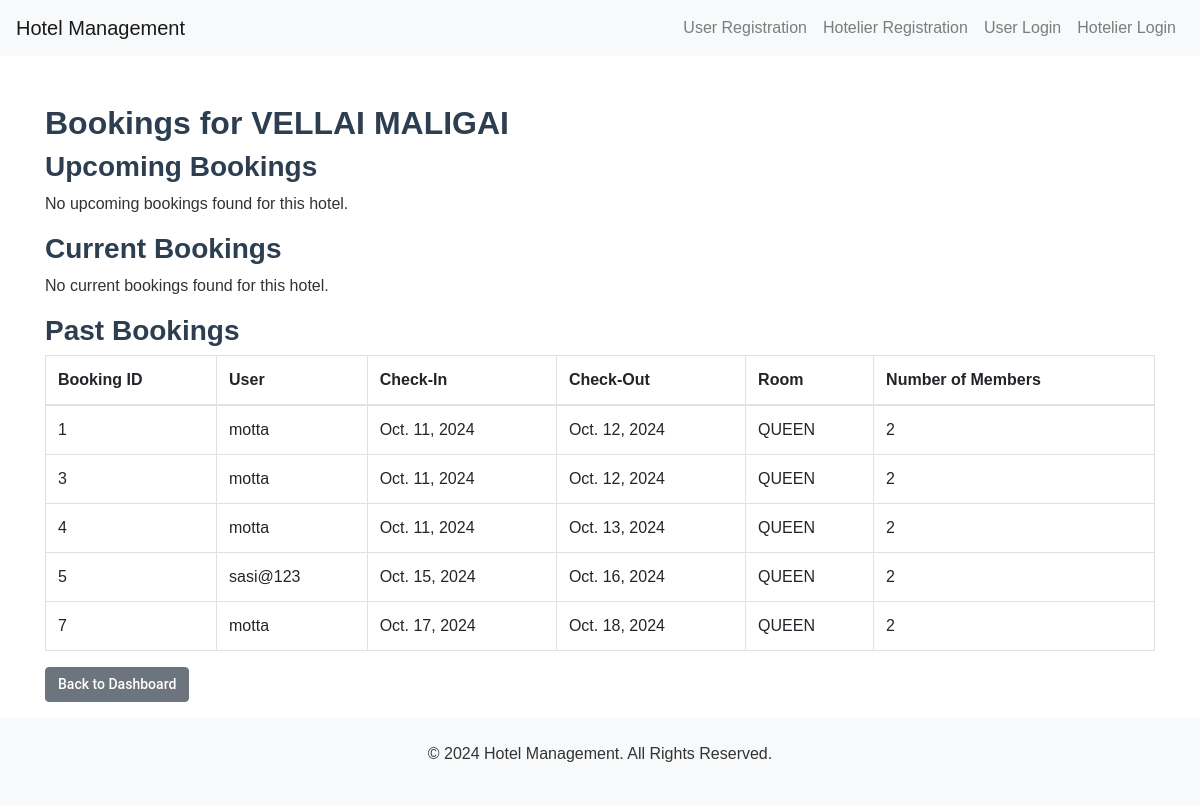
Page /hotel/1/bookings/ on the committed database.
### hotel/models.py (models this page shows, shortened)
class Hotel(models.Model):
    name = models.CharField(max_length=100)
    location = models.CharField(max_length=255)
    ratings = models.DecimalField(max_digits=3, decimal_places=1)
    hotel_facilities = models.TextField(null=True, blank=True)
    image = models.ImageField(upload_to='hotels/')
    hotelier = models.ForeignKey(CustomUser, on_delete=models.CASCADE,default=1)

class Booking(models.Model):
    user = models.ForeignKey(CustomUser, on_delete=models.CASCADE)
    room = models.ForeignKey(Room, on_delete=models.CASCADE)
    check_in = models.DateField()
    check_out = models.DateField()
    num_members = models.IntegerField(default=1)

class CustomUser(AbstractUser):
    name=models.CharField(max_length=255)
    mobile_number = models.CharField(max_length=15)
    gmail_id = models.EmailField(max_length=254)
    is_hotelier = models.BooleanField(default=False)

class Room(models.Model):
    SINGLE = 'Single'
    DOUBLE = 'Double'
    KING = 'King'
    QUEEN = 'Queen'
    BED_TYPE_CHOICES = [
        (SINGLE, 'Single'),
        (DOUBLE, 'Double'),
        (KING, 'King'),
        (QUEEN, 'Queen'),
    ]
    hotel = models.ForeignKey(Hotel, on_delete=models.CASCADE,default=1)
    price = models.IntegerField()
    max_members = models.IntegerField()
    amenities = models.TextField()
    total_rooms = models.IntegerField(default=0)
    room_number = models.CharField(max_length=50,default='None')
    bed_type = models.CharField(max_length=50,choices=BED_TYPE_CHOICES, null=False, blank=False)
    image = models.ImageField(upload_to='rooms/')

### hotel/views.py (the view)
# urls.py: path('hotel/<int:hotel_id>/bookings/', views.view_bookings, name='view_bookings'),
def view_bookings(request, hotel_id):
    hotel = get_object_or_404(Hotel, id=hotel_id)
    current_date = timezone.now().date()
    upcoming_bookings = Booking.objects.filter(room__hotel=hotel, check_in__gt=current_date)
    current_bookings = Booking.objects.filter(room__hotel=hotel, check_in__lte=current_date, check_out__gte=current_date)
    past_bookings = Booking.objects.filter(room__hotel=hotel, check_out__lt=current_date)
    return render(request, 'view_bookings.html', {
        'hotel': hotel,
        'upcoming_bookings': upcoming_bookings,
        'current_bookings': current_bookings,
        'past_bookings': past_bookings,
    })

### Template/view_bookings.html (shortened to what this page needs)
{% extends 'base.html' %}
{% block content %}
<h2>Bookings for {{ hotel.name }}</h2>
<h3>Upcoming Bookings</h3>
{% if upcoming_bookings %}
    <table class="table table-bordered">
        <thead>
            <tr>
                <th>Booking ID</th>
                <th>User</th>
                <th>Check-In</th>
                <th>Check-Out</th>
                <th>Room</th>
                <th>Number of Members</th>
            </tr>
        </thead>
        <tbody>
            {% for booking in upcoming_bookings %}
            <tr>
                <td>{{ booking.id }}</td>
                <td>{{ booking.user.username }}</td>
                <td>{{ booking.check_in }}</td>
                <td>{{ booking.check_out }}</td>
                <td>{{ booking.room.bed_type }}</td>
                <td>{{ booking.num_members }}</td>
            </tr>
            {% endfor %}
        </tbody>
    </table>
{% else %}
    <p>No upcoming bookings found for this hotel.</p>
{% endif %}
<h3>Current Bookings</h3>
{% if current_bookings %}
    <table class="table table-bordered">
        <thead>
            <tr>
                <th>Booking ID</th>
                <th>User</th>
                <th>Check-In</th>
                <th>Check-Out</th>
                <th>Room</th>
                <th>Number of Members</th>
            </tr>
        </thead>
        <tbody>
            {% for booking in current_bookings %}
            <tr>
                <td>{{ booking.id }}</td>
                <td>{{ booking.user.username }}</td>
                <td>{{ booking.check_in }}</td>
                <td>{{ booking.check_out }}</td>
                <td>{{ booking.room.bed_type }}</td>
                <td>{{ booking.num_members }}</td>
            </tr>
            {% endfor %}
        </tbody>
    </table>
{% else %}
    <p>No current bookings found for this hotel.</p>
{% endif %}
<h3>Past Bookings</h3>
{% if past_bookings %}
    <table class="table table-bordered">
        <thead>
            <tr>
                <th>Booking ID</th>
                <th>User</th>
                <th>Check-In</th>
                <th>Check-Out</th>
                <th>Room</th>
                <th>Number of Members</th>
            </tr>
        </thead>
        <tbody>
            {% for booking in past_bookings %}
            <tr>
                <td>{{ booking.id }}</td>
                <td>{{ booking.user.username }}</td>
                <td>{{ booking.check_in }}</td>
                <td>{{ booking.check_out }}</td>
                <td>{{ booking.room.bed_type }}</td>
                <td>{{ booking.num_members }}</td>
            </tr>
            {% endfor %}
        </tbody>
    </table>
{% else %}
    <p>No past bookings found for this hotel.</p>
{% endif %}
<p><a href="{% url 'hotel:hotelier_dashboard' %}" class="btn btn-secondary">Back to Dashboard</a></p>
{% endblock %}

### static/css/styles.css (style rules this page uses)
body { background-color: white; font-family: 'Poppins', sans-serif; font-size: 16px; color: #333; }
h2, h3 { font-family: 'Montserrat', sans-serif; font-weight: 700; color: #2c3e50; }
a.btn { font-family: 'Roboto', sans-serif; font-weight: 500; }
.btn { font-family: 'Roboto', sans-serif; font-size: 14px; font-weight: 500; }

### rows in the picture
Hotel: name "VELLAI MALIGAI"
Booking: id "1", user.username "motta", check_in "Oct. 11, 2024", check_out "Oct. 12, 2024", room.bed_type "QUEEN", num_members "2"
Booking: id "3", user.username "motta", check_in "Oct. 11, 2024", check_out "Oct. 12, 2024", room.bed_type "QUEEN", num_members "2"
Booking: id "4", user.username "motta", check_in "Oct. 11, 2024", check_out "Oct. 13, 2024", room.bed_type "QUEEN", num_members "2"
Booking: id "5", user.username "sasi@123", check_in "Oct. 15, 2024", check_out "Oct. 16, 2024", room.bed_type "QUEEN", num_members "2"
Booking: id "7", user.username "motta", check_in "Oct. 17, 2024", check_out "Oct. 18, 2024", room.bed_type "QUEEN", num_members "2"
